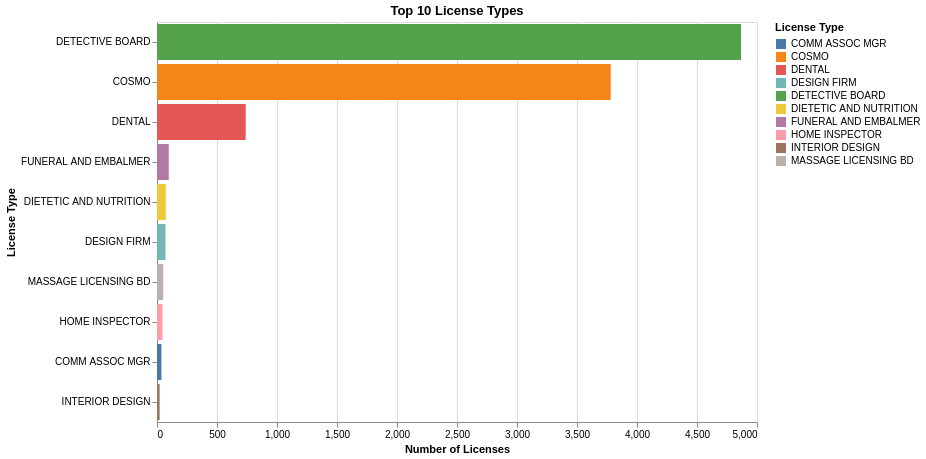

The notebook cell this image was saved under:
### Markdown cell above
## Plot 1: Select the top 10 license types

### Code cell
top10 = df["License Type"].value_counts().head(10).reset_index()
top10.columns = ["License Type", "count"]

chart1 = alt.Chart(top10).mark_bar().encode(
    x=alt.X("count:Q", title="Number of Licenses"),
    y=alt.Y("License Type:N", sort="-x", title="License Type"),
    color=alt.Color("License Type:N")
).properties(
    width=600,
    height=400,
    title="Top 10 License Types"
)
chart1

### Figure 1 — Vega-Lite specification as saved in the notebook (floating-point values rounded to 4 significant figures)
{"config": {"view": {"continuousWidth": 300, "continuousHeight": 300}}, "data": {"name": "data-1a70d61d7feaec2aeebbee2043a7a6ac"}, "mark": {"type": "bar"}, "encoding": {"color": {"field": "License Type", "type": "nominal"}, "x": {"field": "count", "title": "Number of Licenses", "type": "quantitative"}, "y": {"field": "License Type", "sort": "-x", "title": "License Type", "type": "nominal"}}, "height": 400, "title": "Top 10 License Types", "width": 600, "$schema": "https://vega.github.io/schema/vega-lite/v5.20.1.json", "datasets": {"data-1a70d61d7feaec2aeebbee2043a7a6ac": [{"License Type": "DETECTIVE BOARD", "count": 4867}, {"License Type": "COSMO", "count": 3781}, {"License Type": "DENTAL", "count": 739}, {"License Type": "FUNERAL AND EMBALMER", "count": 98}, {"License Type": "DIETETIC AND NUTRITION", "count": 73}, {"License Type": "DESIGN FIRM", "count": 71}, {"License Type": "MASSAGE LICENSING BD", "count": 52}, {"License Type": "HOME INSPECTOR", "count": 46}, {"License Type": "COMM ASSOC MGR", "count": 37}, {"License Type": "INTERIOR DESIGN", "count": 22}]}}
